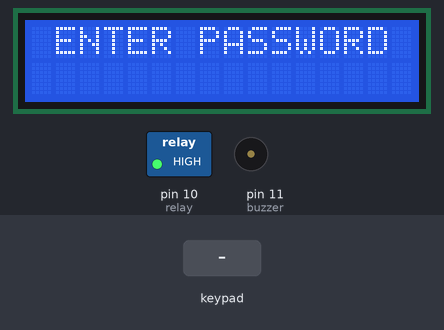
A sketch run on a simulated Arduino Uno, built with avr-gcc and run on an emulated ATmega328P. Shown: 16×2 character LCD, switched loads named in the sketch (green lamp = pin HIGH), buzzer (waves = sounding, pin HIGH). The test bench sets the inputs (shaded band).

Above: at 4.2 s.
4.3 s: keypad keys 1 2 3 4 D pressed 0.4 s apart
At 7.4 s:
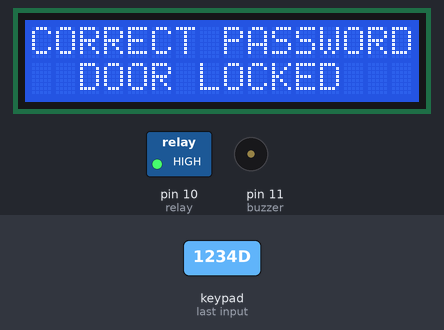
7.8 s: key 'D' pressed
At 10.6 s:
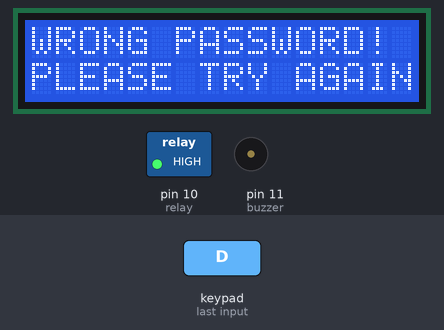
10.8 s: key 'B' pressed
At 13.4 s:
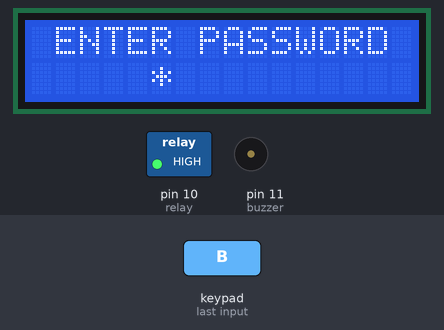
13.7 s: key 'C' pressed
At 14.8 s:
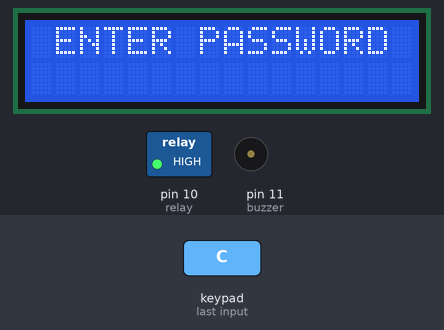
Timing chart, 0 to 16.2 s (numbered marks = the images above; inputs shaded):
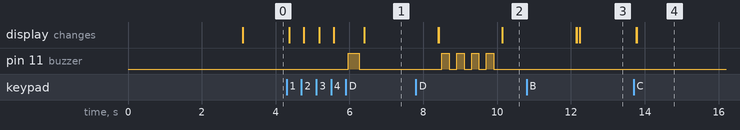

Measured:
- after the input at 4.3 s, pin 11 (buzzer): LOW → HIGH after 1.7 s, → LOW 0.30 s later; the display: first changes after 0.06 s (image 1 shows a later state)
- after the input at 7.8 s, pin 11 (buzzer): alternates HIGH for 0.20 s and LOW for 0.20 s, 8 changes in all, then stays LOW, starting after 0.71 s; the display: first differs from a run without the input after 2.3 s (image 2)
- after the input at 10.8 s, the display: first differs from a run without the input after 1.4 s (image 3)
- after the input at 13.7 s, the display: first changes after 0.07 s (image 4 shows a later state)

The sketch:

Arduino_keypad_door_lock.ino
```cpp
#include <LiquidCrystal_I2C.h>
#include <Keypad.h>

#define buzzer 11
#define relay 10
#define PASSWORD_LENGTH 4

LiquidCrystal_I2C lcd(0x27, 16, 2);

char storedPassword[PASSWORD_LENGTH + 1] = "1234";
char enteredPassword[PASSWORD_LENGTH + 1];
byte currentPosition = 0;
byte a = 5;
bool value = true;

const byte ROWS = 4;
const byte COLS = 4;

char keys[ROWS][COLS] = {
  {'D', 'C', 'B', 'A'},
  {'#', '9', '6', '3'},
  {'0', '8', '5', '2'},
  {'*', '7', '4', '1'},
};

byte rowPins[ROWS] = {2, 3, 4, 5};
byte colPins[COLS] = {6, 7, 8, 9};

Keypad keypad = Keypad(makeKeymap(keys), rowPins, colPins, ROWS, COLS);

void setup() {
  Serial.begin(9600);
  pinMode(buzzer, OUTPUT);
  pinMode(relay, OUTPUT);
  digitalWrite(relay, HIGH);

  lcd.init();
  lcd.backlight();
  lcd.setCursor(3, 0);
  lcd.print("WELCOME TO");
  lcd.setCursor(0, 1);
  lcd.print("DOOR LOCK SYSTEM");
  delay(3000);
  lcd.clear();
}

void loop() {
  lcd.setCursor(1, 0);
  lcd.print("ENTER PASSWORD");

  char key = keypad.getKey();
  if (key != NO_KEY) {
    delay(60);
    if (key == 'C') {
      resetPassword();
    } else if (key == 'D') {
      if (value) {
        doorlocked();
        value = false;
      } else {
        dooropen();
        value = true;
      }
    } else {
      processNumberKey(key);
    }
  }
}

void processNumberKey(char key) {
  if (currentPosition < PASSWORD_LENGTH) {
    lcd.setCursor(a, 1);
    lcd.print("*");
    a++;
    enteredPassword[currentPosition] = key;
    currentPosition++;
    enteredPassword[currentPosition] = '\0';
  }
}

bool checkPassword() {
  return strcmp(enteredPassword, storedPassword) == 0;
}

void dooropen() {
  if (checkPassword()) {
    digitalWrite(buzzer, HIGH);
    delay(300);
    digitalWrite(buzzer, LOW);
    digitalWrite(relay, LOW);
    delay(100);
    lcd.setCursor(0, 0);
    lcd.print("CORRECT PASSWORD");
    lcd.setCursor(0, 1);
    lcd.print("DOOR OPENED");
    delay(2000);
    lcd.clear();
    a = 5;
  } else {
    wrongPasswordAlert();
  }
  resetPassword();
}

void doorlocked() {
  if (checkPassword()) {
    digitalWrite(buzzer, HIGH);
    delay(300);
    digitalWrite(buzzer, LOW);
    digitalWrite(relay, HIGH);
    delay(100);
    lcd.setCursor(0, 0);
    lcd.print("CORRECT PASSWORD");
    lcd.setCursor(2, 1);
    lcd.print("DOOR LOCKED");
    delay(2000);
    lcd.clear();
    a = 5;
  } else {
    wrongPasswordAlert();
  }
  resetPassword();
}

void wrongPasswordAlert() {
  for (int i = 0; i < 4; i++) {
    digitalWrite(buzzer, HIGH);
    delay(200);
    digitalWrite(buzzer, LOW);
    delay(200);
  }
  lcd.setCursor(0, 0);
  lcd.print("WRONG PASSWORD!");
  lcd.setCursor(0, 1);
  lcd.print("PLEASE TRY AGAIN");
  delay(2000);
  lcd.clear();
  a = 5;
}

void resetPassword() {
  currentPosition = 0;
  memset(enteredPassword, 0, sizeof(enteredPassword));
  lcd.clear();
  a = 5;
}
```
